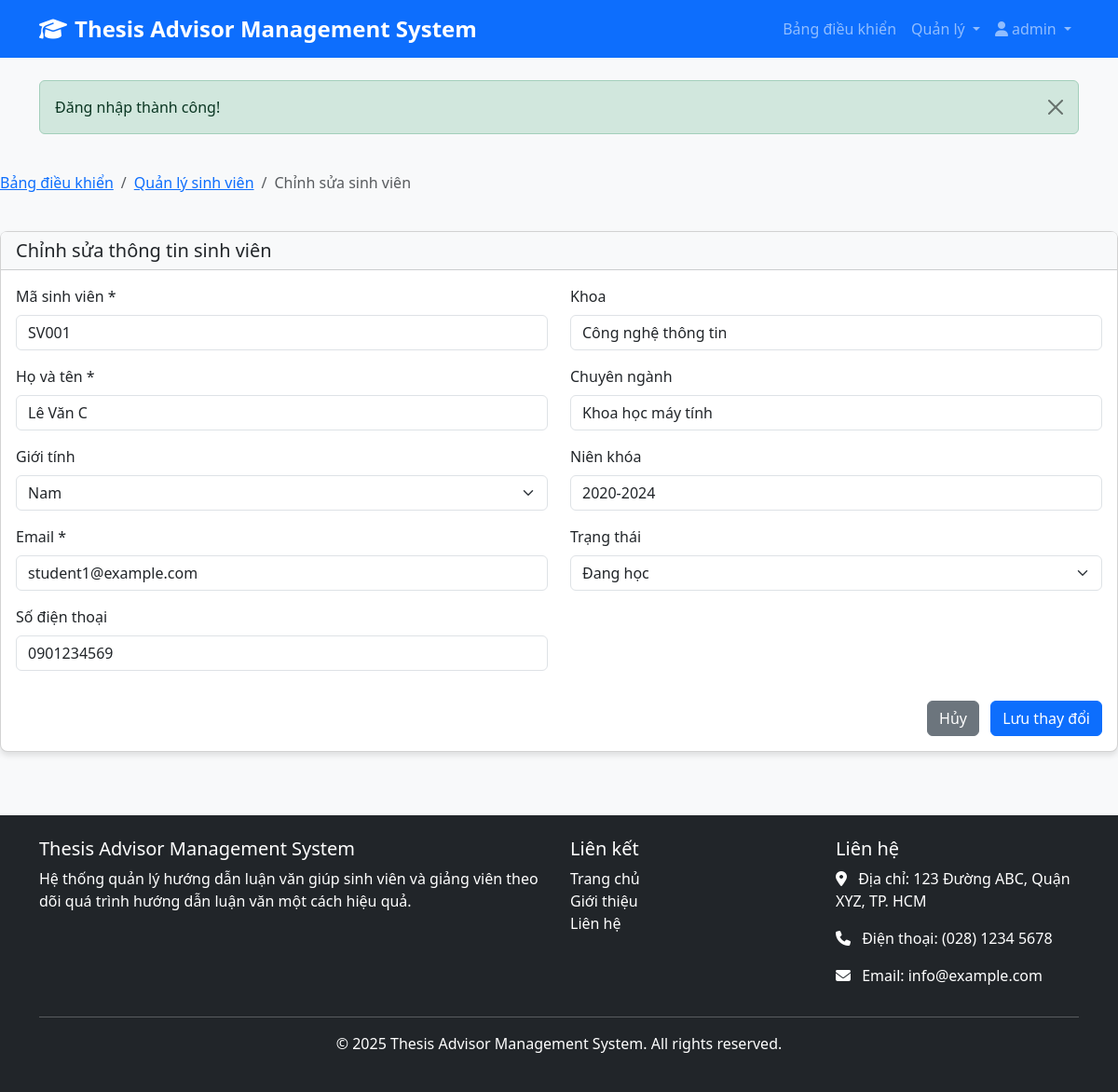
Page /admin/edit-student.php?id=1 (signed in) on the committed database.
### tables this page shows
CREATE TABLE SinhVien (
    SinhVienID INT AUTO_INCREMENT PRIMARY KEY,
    UserID INT,
    MaSV VARCHAR(20) NOT NULL UNIQUE,
    HoTen VARCHAR(100) NOT NULL,
    NgaySinh DATE,
    GioiTinh ENUM('Nam', 'Nữ', 'Khác'),
    Email VARCHAR(100) NOT NULL,
    SoDienThoai VARCHAR(15),
    DiaChi TEXT,
    Khoa VARCHAR(100),
    ChuyenNganh VARCHAR(100),
    NienKhoa VARCHAR(20),
    TrangThai ENUM('Đang học', 'Đã tốt nghiệp', 'Đã nghỉ học') DEFAULT 'Đang học',
    FOREIGN KEY (UserID) REFERENCES Users(UserID) ON DELETE SET NULL
);

### admin/edit-student.php (the view, shortened to what this page needs)
<?php
require_once '../includes/functions.php';
$studentId = $_GET['id'];
$conn = getDBConnection();
try {
    $stmt = $conn->prepare("SELECT * FROM SinhVien WHERE SinhVienID = :id");
    $stmt->bindParam(':id', $studentId);
    $stmt->execute();
    $student = $stmt->fetch(PDO::FETCH_ASSOC);
} catch (PDOException $e) {
    setFlashMessage('Lỗi: ' . $e->getMessage(), 'danger');
    redirect('students.php');
}
include '../includes/header.php';
?>
<div class="row mb-4">
    <div class="col-md-12">
        <nav aria-label="breadcrumb">
            <ol class="breadcrumb">
                <li class="breadcrumb-item"><a href="../dashboard.php">Bảng điều khiển</a></li>
                <li class="breadcrumb-item"><a href="students.php">Quản lý sinh viên</a></li>
                <li class="breadcrumb-item active" aria-current="page">Chỉnh sửa sinh viên</li>
            </ol>
        </nav>
    </div>
</div>
<div class="row">
    <div class="col-md-12">
        <div class="card">
            <div class="card-header">
                <h5 class="card-title mb-0">Chỉnh sửa thông tin sinh viên</h5>
            </div>
            <div class="card-body">
                <form method="POST" action="">
                    <div class="row">
                        <div class="col-md-6">
                            <div class="mb-3">
                                <label for="maSV" class="form-label">Mã sinh viên *</label>
                                <input type="text" class="form-control" id="maSV" name="maSV" value="<?php echo htmlspecialchars($student['MaSV']); ?>" required>
                            </div>
                            <div class="mb-3">
                                <label for="hoTen" class="form-label">Họ và tên *</label>
                                <input type="text" class="form-control" id="hoTen" name="hoTen" value="<?php echo htmlspecialchars($student['HoTen']); ?>" required>
                            </div>
                            <div class="mb-3">
                                <label for="gioiTinh" class="form-label">Giới tính</label>
                                <select class="form-select" id="gioiTinh" name="gioiTinh">
                                    <option value="Nam" <?php echo $student['GioiTinh'] == 'Nam' ? 'selected' : ''; ?>>Nam</option>
                                </select>
                            </div>
                            <div class="mb-3">
                                <label for="email" class="form-label">Email *</label>
                                <input type="email" class="form-control" id="email" name="email" value="<?php echo htmlspecialchars($student['Email']); ?>" required>
                            </div>
                            <div class="mb-3">
                                <label for="soDienThoai" class="form-label">Số điện thoại</label>
                                <input type="text" class="form-control" id="soDienThoai" name="soDienThoai" value="<?php echo htmlspecialchars($student['SoDienThoai']); ?>">
                            </div>
                        </div>
                        <div class="col-md-6">
                            <div class="mb-3">
                                <label for="khoa" class="form-label">Khoa</label>
                                <input type="text" class="form-control" id="khoa" name="khoa" value="<?php echo htmlspecialchars($student['Khoa']); ?>">
                            </div>
                            <div class="mb-3">
                                <label for="chuyenNganh" class="form-label">Chuyên ngành</label>
                                <input type="text" class="form-control" id="chuyenNganh" name="chuyenNganh" value="<?php echo htmlspecialchars($student['ChuyenNganh']); ?>">
                            </div>
                            <div class="mb-3">
                                <label for="nienKhoa" class="form-label">Niên khóa</label>
                                <input type="text" class="form-control" id="nienKhoa" name="nienKhoa" value="<?php echo htmlspecialchars($student['NienKhoa']); ?>">
                            </div>
                            <div class="mb-3">
                                <label for="trangThai" class="form-label">Trạng thái</label>
                                <select class="form-select" id="trangThai" name="trangThai">
                                    <option value="Đang học" <?php echo $student['TrangThai'] == 'Đang học' ? 'selected' : ''; ?>>Đang học</option>
                                </select>
                            </div>
                        </div>
                    </div>
                    <div class="text-end mt-3">
                        <a href="students.php" class="btn btn-secondary me-2">Hủy</a>
                        <button type="submit" class="btn btn-primary">Lưu thay đổi</button>
                    </div>
                </form>
            </div>
        </div>
    </div>
</div>
<?php include '../includes/footer.php'; ?>

### assets/css/style.css (style rules this page uses)
body { font-family: 'Segoe UI', Tahoma, Geneva, Verdana, sans-serif; background-color: #f8f9fa; color: #333; }
.card { border-radius: 8px; box-shadow: 0 4px 6px rgba(0, 0, 0, 0.1); margin-bottom: 20px; transition: transform 0.3s ease; }
.card-header { font-weight: bold; background-color: #f8f9fa; }
.btn-primary { background-color: #0d6efd; border-color: #0d6efd; }

### rows in the picture
sinhvien: maSV "SV001", hoTen "Lê Văn C", gioiTinh "Nam", email "student1@example.com", soDienThoai "0901234569", khoa "Công nghệ thông tin", chuyenNganh "Khoa học máy tính", nienKhoa "2020-2024", trangThai "Đang học"

### other values in the picture
APP_NAME "Thesis Advisor Management System"
$_SESSION['username'] "admin"
$message "Đăng nhập thành công!"
